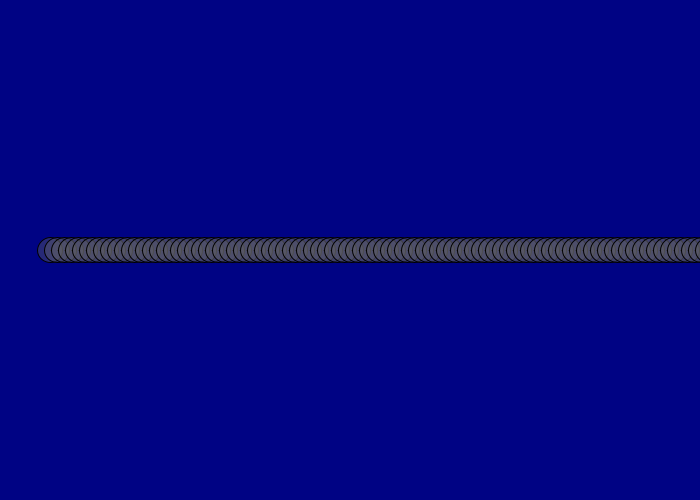
Frame 1 (no input)
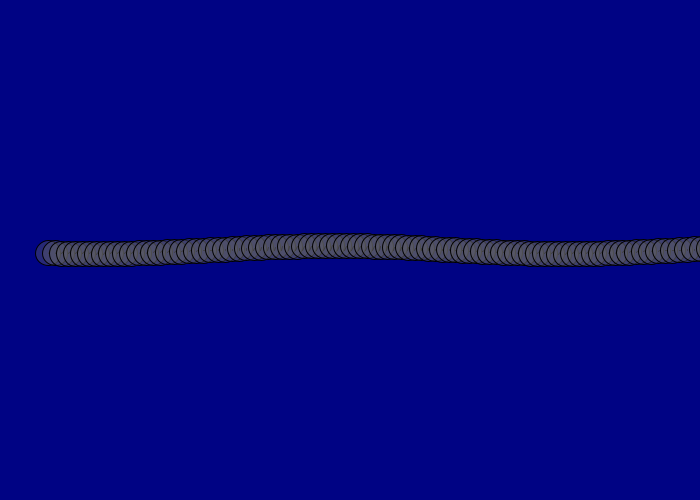
Frame 60 (the mouse pressed at the canvas centre just before this capture)
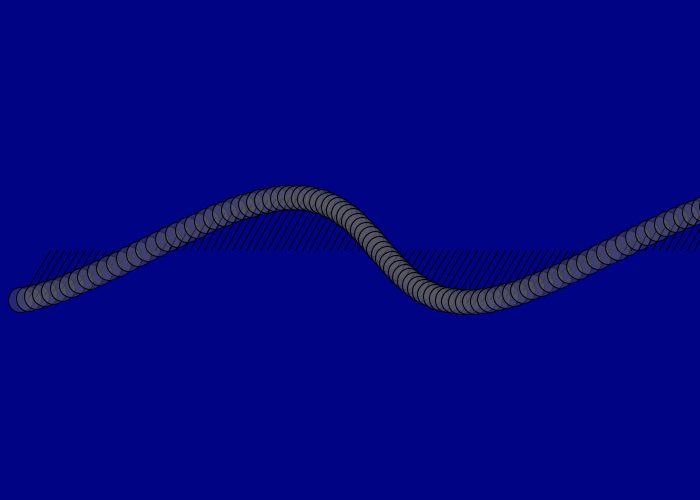
Frame 120 (the mouse held since frame 60 and released just before this capture)

The Processing sketch that drew these frames (run headless with seeded random() and noise(); from frame 60 on, the mouse is pressed at the canvas centre):

// Processing sketch: sketch_06_Wave
// ── sketch_06_Wave.pde
Oscillator [] wave;

void setup(){
  size(700, 500);
  background(900);
  
  wave = new Oscillator [100];
  
  for( int i=0; i < wave.length; i++){
    wave[i] = new Oscillator(100, i*PI/wave.length*3, PI/2, PI/3, i* width/wave.length + 50, height/2);
  }
}

void draw(){
  background(900);
  
  for(Oscillator w : wave){
    w.update();
    w.display();
  }
}
// ── Oscillator.pde
class Oscillator{

PVector loc;
PVector vel;
PVector accel;

PVector direction;
float angle;

float th;
float begin;
float amp;
float period;

float startX;
float startY;

Oscillator(float amp_, float begin_, float period_, float angle_, float startx_, float starty_){
  
  loc = new PVector(0,0);
  vel = new PVector(0,0);
  accel = new PVector(0,0);
  direction = new PVector(0,0);
  begin = begin_;
  amp = amp_;
  period = period_;
  angle = angle_;
  direction.x = cos(angle);
  direction.y= -sin(angle);
  
  startX = startx_;
  startY = starty_;
  
  th=0;
}

void display(){
  fill(100, 100);
  pushMatrix();
  translate(startX, startY);

  line(0,0, loc.x, loc.y);
   ellipse(loc.x, loc.y, 25, 25);
  popMatrix();
  
}

void update(){
  loc = vel.get();
  vel = accel.get();
  accel = PVector.mult(direction, amp*sin(th *period+begin)*cos(th+PI/3)); 
  th += 0.01;
}
}
